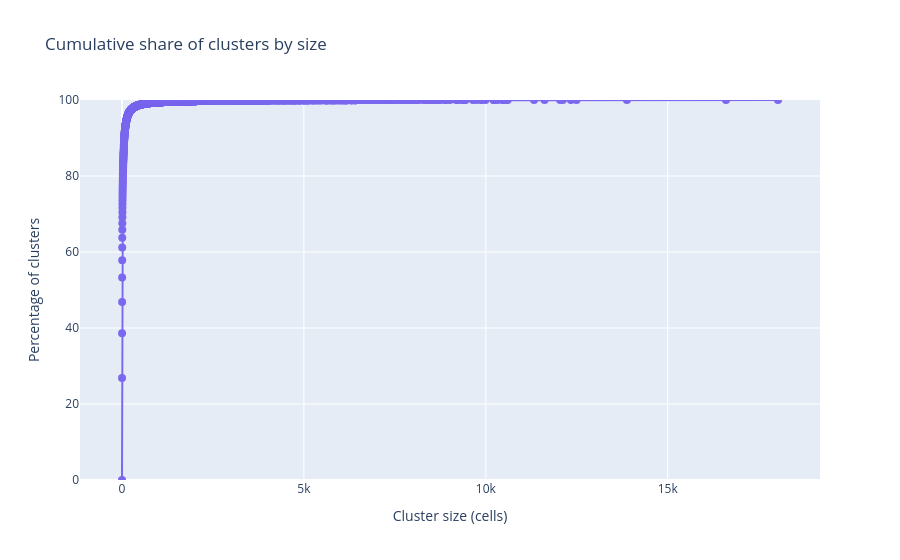
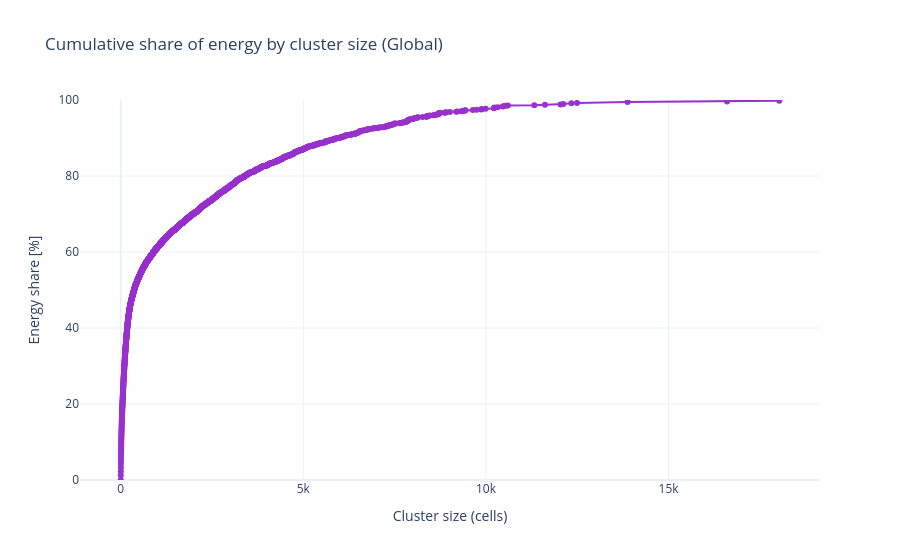

Notebook code cell kept with these figures, in order:
### Code cell
cluster_stats = (
    calo.lazy()
    .select(["event_id", "cluster_id"])
    .explode("cluster_id")
    .group_by(["event_id", "cluster_id"])
    .agg(pl.count().alias("count"))
    .rename({"count": "cluster_size"})
    .collect()
)
size_cdf = (
    cluster_stats.lazy()
    .group_by("cluster_size")
    .agg(pl.count().alias("num_clusters"))
    .sort("cluster_size")
    .collect()
    .with_columns([
        pl.col("num_clusters").cum_sum().shift(1).fill_null(0).alias("clusters_lt"),
    ])
    .with_columns([
        (pl.col("clusters_lt") / pl.col("num_clusters").sum() * 100).alias("percentage_lt"),
    ])
)

fig = go.Figure(
    go.Scatter(
        x=size_cdf["cluster_size"],
        y=size_cdf["percentage_lt"],
        mode="markers+lines",
        marker=dict(size=8, color="mediumslateblue"),
        hovertemplate="Cluster size < %{x}<br>Share: %{y:.2f}%<extra></extra>",
    )
)
fig.update_layout(
    title="Cumulative share of clusters by size",
    xaxis_title="Cluster size (cells)",
    yaxis_title="Percentage of clusters",
    yaxis=dict(range=[0, 100]),
)
fig.show()



cluster_energy_stats = (
    calo.lazy()
    .select(["event_id", "cluster_id", "detector", "total_energy"])
    .explode(["cluster_id", "detector", "total_energy"])
    .join(
        CALIBRATION.lazy().select(["detector", "calib_factor"]),
        on="detector",
    )
    .group_by(["event_id", "cluster_id"])
    .agg([
        pl.len().alias("cluster_size"),
        (pl.col("total_energy") * pl.col("calib_factor")).sum().alias("cluster_energy"),
    ])
    .collect(streaming=True)
)

# 2. Calculate Global Energy Distribution
energy_cdf = (
    cluster_energy_stats.lazy()
    # BUG FIX: Group ONLY by cluster_size. 
    # We want to sum the energy of ALL clusters of size X in the entire dataset.
    .group_by("cluster_size")
    .agg([
        pl.col("cluster_energy").sum().alias("total_energy_at_size"),
    ])
    .sort("cluster_size")
    .with_columns([
        # Cumulative sum of the GLOBAL energy
        pl.col("total_energy_at_size")
        .cum_sum()
        .shift(1)
        .fill_null(0)
        .alias("energy_lt_global")
    ])
    .with_columns([
        # Normalize by the grand total energy of the entire dataset
        (pl.col("energy_lt_global") / pl.col("total_energy_at_size").sum() * 100)
        .alias("avg_energy_pct")
    ])
    .collect()
)

# 3. Plot
fig = go.Figure(
    go.Scatter(
        x=energy_cdf["cluster_size"],
        y=energy_cdf["avg_energy_pct"],
        mode="markers+lines",
        marker=dict(size=6, color="darkorchid"),
        line=dict(width=2),
        hovertemplate="Cluster size < %{x}<br>Total Energy share: %{y:.2f}%<extra></extra>",
    )
)
fig.update_layout(
    title="Cumulative share of energy by cluster size (Global)",
    xaxis_title="Cluster size (cells)",
    yaxis_title="Energy share [%]",
    yaxis=dict(range=[0, 100]),
    template="plotly_white"
)
fig.show()

### Figure 1 — Plotly figure (JSON) as saved in the notebook; plotly's stock layout.template omitted (floating-point values rounded to 4 significant figures; data arrays with more than 128 entries replaced by an {"elided": "..."} marker saying what was removed)
{"data": [{"hovertemplate": "Cluster size < %{x}<br>Share: %{y:.2f}%<extra></extra>", "marker": {"color": "mediumslateblue", "size": 8}, "mode": "markers+lines", "type": "scatter", "x": {"elided": "2627 int values"}, "y": {"elided": "2627 float values"}}], "layout": {"title": {"text": "Cumulative share of clusters by size"}, "xaxis": {"title": {"text": "Cluster size (cells)"}}, "yaxis": {"range": [0, 100], "title": {"text": "Percentage of clusters"}}}}

### Figure 2 — Plotly figure (JSON) as saved in the notebook; plotly's stock layout.template omitted (floating-point values rounded to 4 significant figures; data arrays with more than 128 entries replaced by an {"elided": "..."} marker saying what was removed)
{"data": [{"hovertemplate": "Cluster size < %{x}<br>Total Energy share: %{y:.2f}%<extra></extra>", "line": {"width": 2}, "marker": {"color": "darkorchid", "size": 6}, "mode": "markers+lines", "type": "scatter", "x": {"elided": "2627 int values"}, "y": {"elided": "2627 float values"}}], "layout": {"title": {"text": "Cumulative share of energy by cluster size (Global)"}, "xaxis": {"title": {"text": "Cluster size (cells)"}}, "yaxis": {"range": [0, 100], "title": {"text": "Energy share [%]"}}}}
